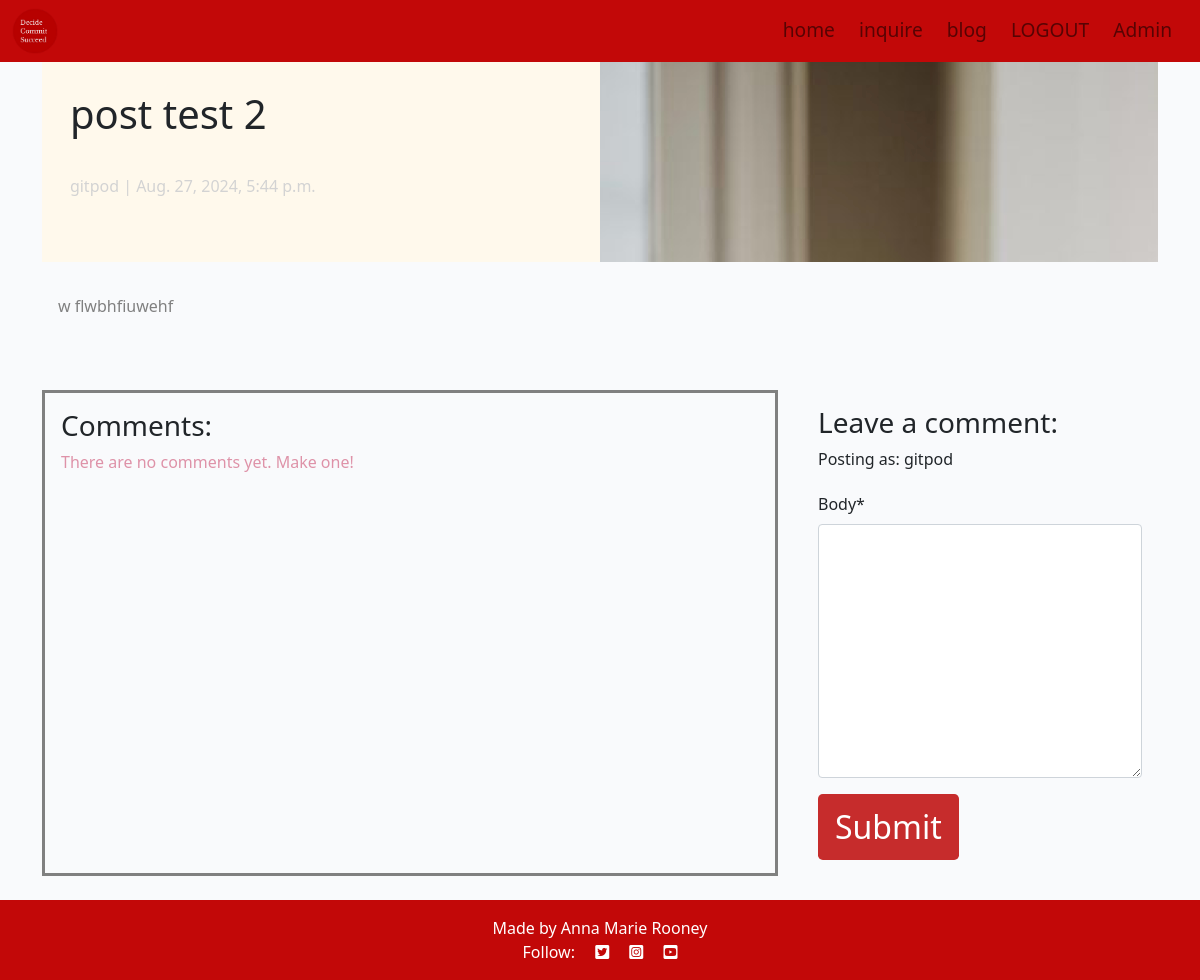
Page /post-test-2/ (signed in) on the earlier database version.
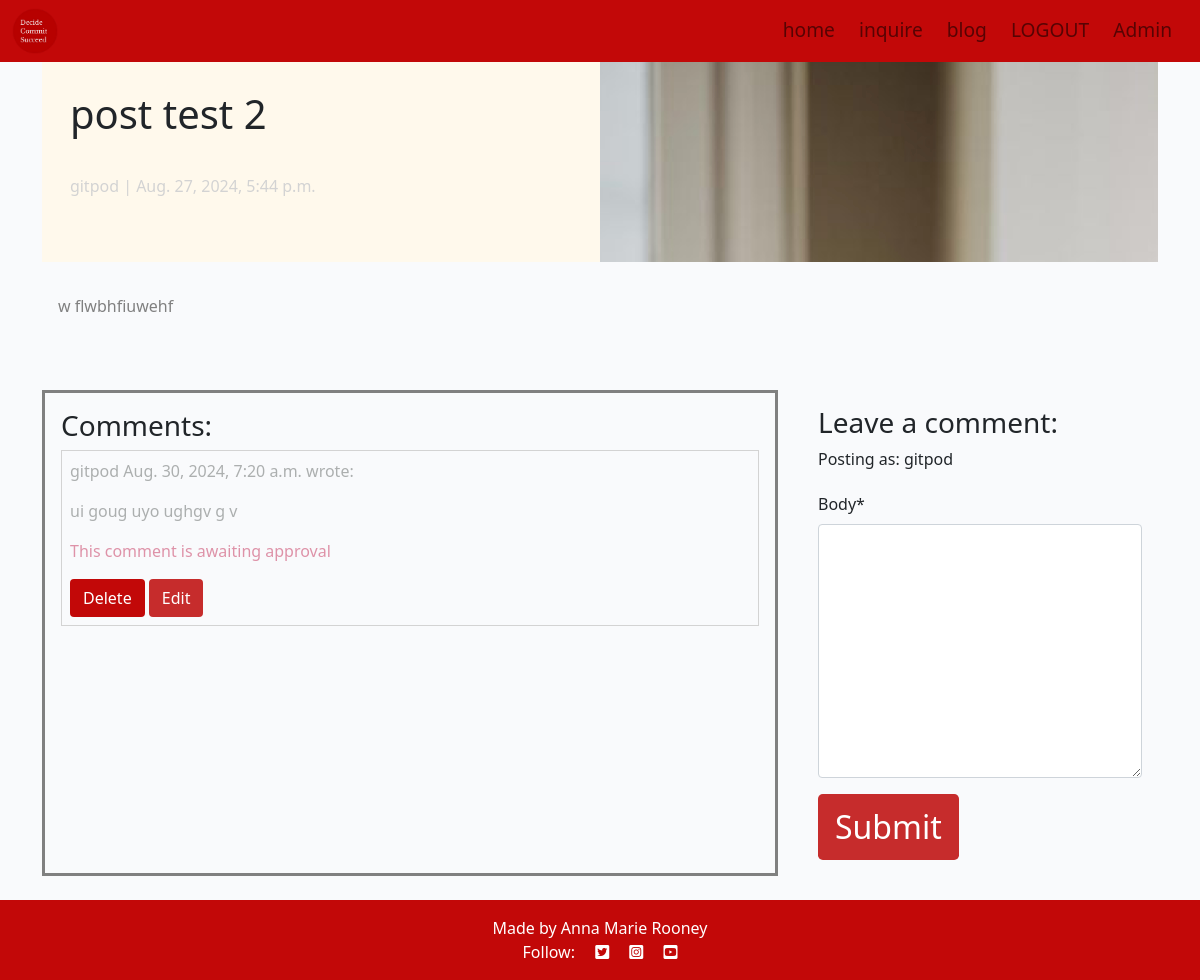
Same page on the later database version.
### blog/models.py (models this page shows, shortened)
class Comment(models.Model):
    post = models.ForeignKey(
        Post, on_delete=models.CASCADE, related_name="comments")
    author = models.ForeignKey(
        User, on_delete=models.CASCADE, related_name="commenter")
    body = models.TextField()
    approved = models.BooleanField(default=False)
    created_on = models.DateTimeField(auto_now_add=True)
    class Meta:
        ordering = ["created_on"]

### blog/views.py (the view, shortened to what this page needs)
# urls.py: path('<slug:slug>/', views.post_detail, name='blogpost'),
def post_detail(request, slug):
    queryset = Post.objects.filter(status=1)
    post = get_object_or_404(queryset, slug=slug)
    masthead_image = post.mastimage
    comments = post.comments.all().order_by("-created_on")
    comment_count = post.comments.filter(approved=True).count()
    comment_form = CommentForm()
    return render(
        request,
        "blog/blogpost.html",
        {
            "post": post,
            "comments": comments,
            "comment_count": comment_count,
            "comment_form": comment_form,
            "mastimage": masthead_image,
        },
    )

### blog/forms.py
class CommentForm(forms.ModelForm):
    class Meta:
        model = Comment
        fields = ('body',)

### blog/templates/blog/blogpost.html (shortened to what this page needs)
{% extends "base.html" %}
{% load static %}
{% load crispy_forms_tags %}
{% block content %}
<div class="container-fluid">
  <div class="container">
      <div class="row g-0 overflow-hidden masthead">
          <div class="col-md-6 masthead-text">
              <h1 class="post-title">{{ post.title }}</h1>
              <article class="post-subtitle">{{ post.author }} | {{ post.created_on }}</article>
          </div>
          <div class="d-none d-md-block col-md-6 masthead-image">
            {% if post.mastimage %}
                <img src="{{ post.mastimage.url }}" alt="Mast Image">
            {% else %}
            <img src="static/images/whiteboard.png" alt="Mast Image">
            {% endif %}
          </div>
      </div>
      <div class="row">
          <div class="col-12 card mb-4 mt-3">
              <div class="card-body">
                  <article class="card-text">
                      {{ post.content | safe }}
                  </article>
              </div>
          </div>
      </div>
  </div>
  <div class="container">
      <div class="row">
          <div class="col-md-8 card mb-4 mt-3">
              <div class="card-body commentdiv">
                <h3>Comments:</h3>
                {% if comments %}
                    {% for comment in comments %}
                        <div class="p-2 comments {% if not comment.approved and comment.author == user %} faded{% elif not comment.approved %} d-none{% endif %}">
                            <p class="font-weight-bold">
                            {{ comment.author }}
                            <span class="font-weight-normal">
                            {{ comment.created_on }}
                            </span> wrote:
                            </p>
                            <div id="comment{{ comment.id }}">
                            {{ comment.body | linebreaks }}
                            </div>
                            {% if not comment.approved and comment.author == user %}
                            <p class="approval">
                            This comment is awaiting approval
                            </p>
                            {% endif %}
                            {% if user.is_authenticated and comment.author.username == user.username %}
                            <button class="btn btn-delete"comment_id="{{ comment.id }}">Delete</button>
                            <button class="btn btn-edit" comment_id="{{ comment.id }}">Edit</button>
                            {% endif %}
                        </div>
                        {% endfor %}
                        {% else %}
                        <p class="approval">There are no comments yet. Make one!</p>
                    {% endif %}
              </div>
          </div>
          <div class="col-md-4 card mb-4 mt-3">
              <div class="card-body">
                  {% if user.is_authenticated %}
                  <h3>Leave a comment:</h3>
                  <p>Posting as: {{ user.username }}</p>
                  <form id="commentForm" method="post" style="margin-top: 1.3em;">
                      {{ comment_form | crispy }}
                      <button id="submitButton" type="submit" class="btn btn-signup btn-lg">Submit</button>
                  </form>
                  {% else %}
                  <p>Log in to leave a comment</p>
                  {% endif %}
              </div>
          </div>
      </div>
  </div>
  </div>
{% endblock %}

Differences in the rows shown:
added Comment: author "gitpod", created_on "Aug. 30, 2024, 7:20 a.m.", body "ui goug uyo ughgv g v", approved "This comment is awaiting approval"
Other differences:
text no longer shown: "There are no comments yet. Make one!"
